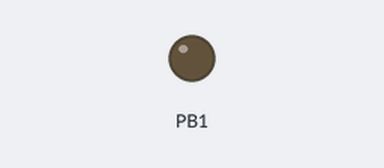
The sketch below on a simulated ATtiny85, built with avr-gcc and run on an emulated ATtiny85. On the bench: output pins drawn as LEDs (lit = HIGH).

Above: at 0.3 s.
At 12.06 s:
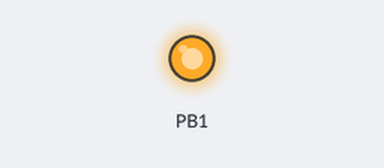
Timing chart, 0 to 12.7 s (numbered marks = the images above):
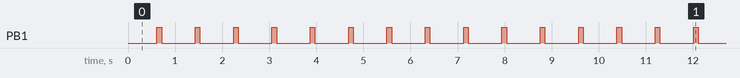

The sketch:

spam.ino
```cpp
// pertama tama ubah setingan whatsapp ke tekan enter untuk kirim

#include "DigiKeyboard.h"

int jumlah = 100; // jumlah spam
int mulai = 1;

void setup() {
    pinMode(1, OUTPUT);
}

void loop() {
    if(mulai < jumlah) {
        while(mulai < jumlah) {
            DigiKeyboard.delay(300);
            DigiKeyboard.print("AYAAANG"); // message
            DigiKeyboard.delay(300);
            DigiKeyboard.sendKeyStroke(KEY_ENTER);
            digitalWrite(1, HIGH);
            delay(100);
            digitalWrite(1, LOW);
            delay(100);
            mulai=mulai+1;
        }
    }
    digitalWrite(1, HIGH);
}
```

Measured:
- by itself, PB1: goes 98 × (HIGH 0.10 s, LOW 0.71 s), HIGH 0.10 s, LOW 0.10 s, then HIGH
- by itself, everything shown: repeats every 19.5 s, in 48 steps
